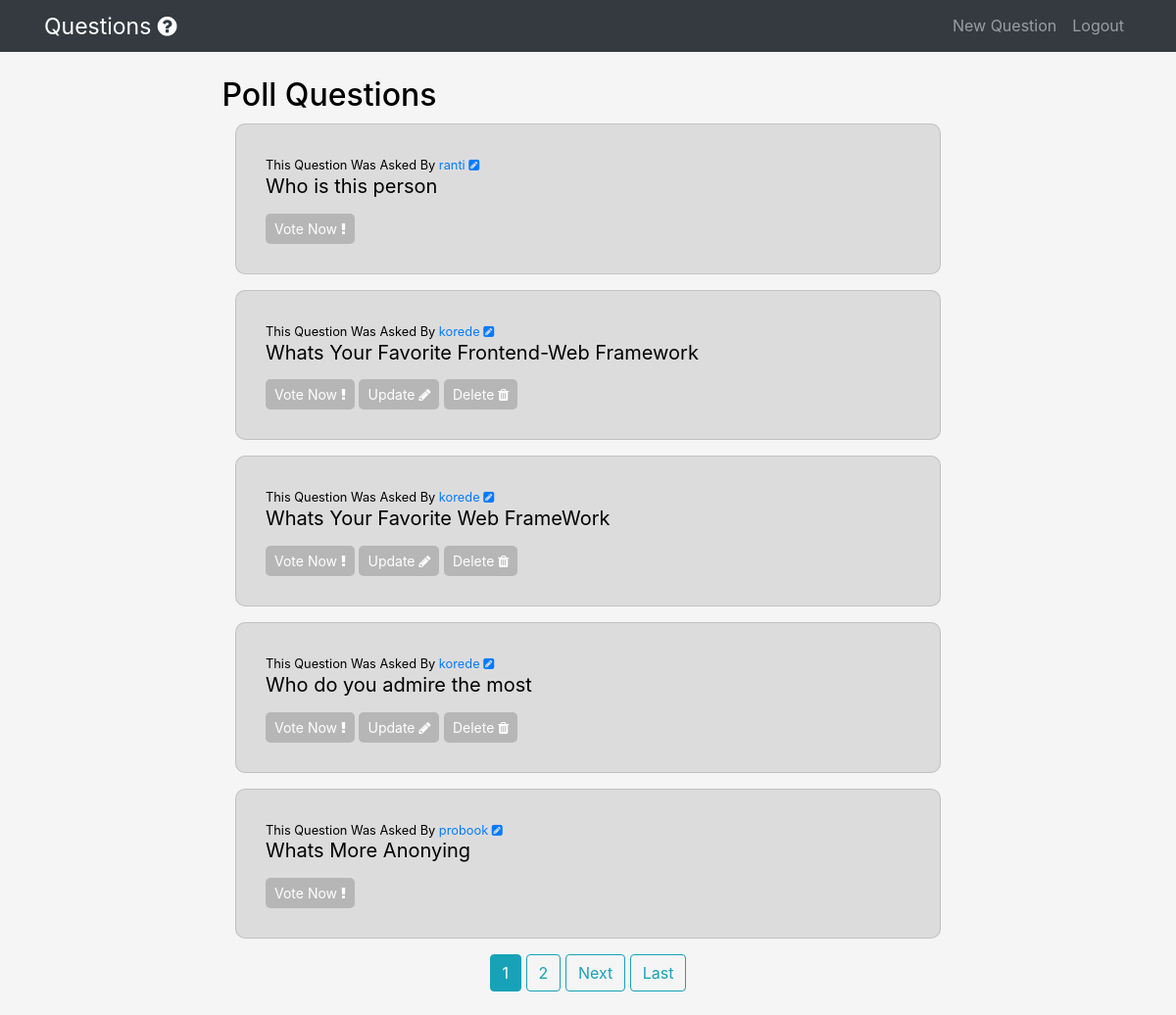
The page / (signed in) on the database its author committed.
### polls/models.py (models this page shows, shortened)
class Question(models.Model):
    question_text = models.CharField(max_length=300)
    pub_date=models.DateTimeField(default=timezone.now)
    author = models.ForeignKey(User, related_name="authors", on_delete=models.CASCADE)

### polls/views.py (the view)
# urls.py: path('', PollsListView.as_view(), name="list"),
class PollsListView(ListView, LoginRequiredMixin):
    model = Question
    template_name = "polls/index.html"
    context_object_name = "question"
    ordering = ['-pub_date']
    paginate_by = 5

### polls/templates/polls/index.html (shortened to what this page needs)
{% extends "users/base.html" %}
{% block content %}
<h2 class=" mb-2 head">Poll Questions</h2>
{% for question in question %}
<div class="card mb-3 card1">
    <div class="card-body">
        <small>This Question Was Asked By <a href="{% url 'users-detail' question.author.id %}">{{question.author}} <i class="fa fa-pencil-square" aria-hidden="true"></i></a></small>
        <p><a class="namelink" href="{% url 'polls-detail' question.id%}">{{question.question_text}} </a></p>
        <a class="btn btn-sm li" href="{% url 'polls-detail' question.id %}">Vote Now <i class="fa fa-exclamation" aria-hidden="true"></i></a>
        {% if question.author == user %}
        <a class="btn btn-sm li" href="{% url 'polls-update' question.pk %}">Update <i class="fa fa-pencil" aria-hidden="true"></i></a>
        <a class="btn btn-sm li" href="{% url 'polls-delete' question.pk %}">Delete <i class="fa fa-trash" aria-hidden="true"></i></a>
        {% endif %}
    </div>
</div>
{% endfor %}
{% if is_paginated %}
{% for num in page_obj.paginator.page_range %}
{% if page_obj.number == num %}
<a class="btn btn-info mb-4" href="?page={{ num }}">{{ num }}</a>
{% elif num > page_obj.number|add:'-3' and num < page_obj.number|add:'3' %}
<a class="btn btn-outline-info mb-4" href="?page={{ num }}">{{ num }}</a>
{% endif %}
{% endfor %}
{% if page_obj.has_next %}
<a class="btn btn-outline-info mb-4" href="?page={{ page_obj.next_page_number }}">Next</a>
<a class="btn btn-outline-info mb-4" href="?page={{ page_obj.paginator.num_pages }}">Last</a>
{% endif %}
{% endif %}
{% endblock%}

### users/Templates/users/base.html (style rules this page uses)
body { line-height: 1.3rem; background-color:rgb(245, 245, 245); text-align: center; color: black; }
.card1 { margin: 0 auto; text-align: left; width: 60%; background-color:rgb(221, 220, 220); padding: 10px; margin-top: 10px; border-radius: 10px; }
.head { margin-top: 15px; padding-top:10px; width: 56%; }
.li { background-color: #b6b6b6; color: rgb(255, 255, 255); border-radius: 5px; cursor: pointer; }
.namelink { color: black; font-size: 20px; }

### rows shown on the page
Question: author "ranti", question_text "Who is this person"
Question: author "korede", question_text "Whats Your Favorite Frontend-Web Framework", shows "Update"
Question: author "korede", question_text "Whats Your Favorite Web FrameWork", shows "Update"
Question: author "korede", question_text "Who do you admire the most", shows "Update"
Question: author "probook", question_text "Whats More Anonying"

### other values the page prints
{{ num }} "1"
{{ num }} "2"
